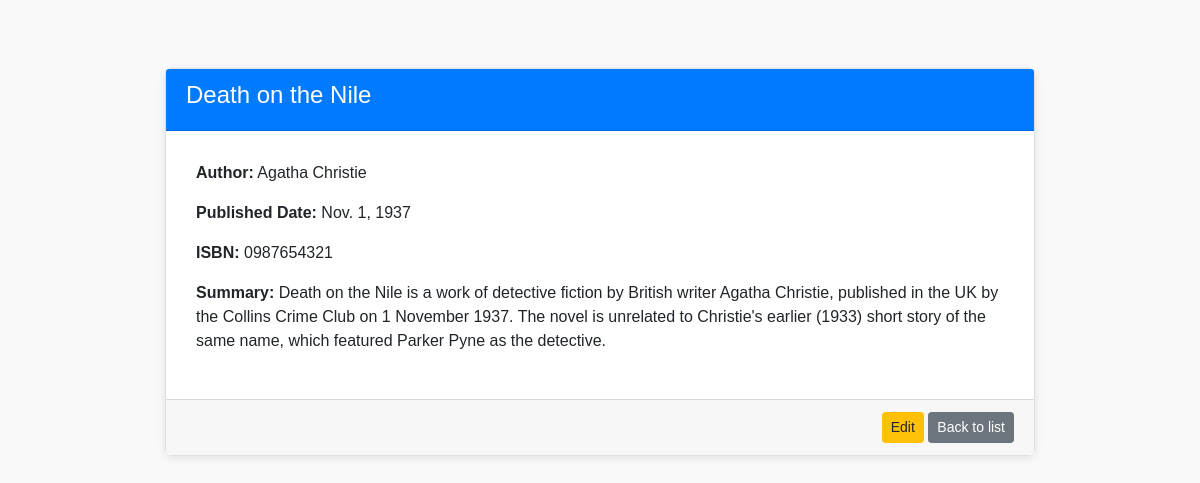
/book/2/, run on the app's committed database.
### library/models.py (models this page shows, shortened)
class Book(models.Model):
    title = models.CharField(max_length=200)
    author = models.CharField(max_length=100)
    published_date = models.DateField()
    isbn = models.CharField(max_length=13, unique=True)
    summary = models.TextField()

### library/views.py (the view)
# urls.py: path('book/<int:pk>/', views.book_detail, name='book_detail'),
def book_detail(request, pk):
    book = get_object_or_404(Book, pk=pk)
    return render(request, 'library/book_detail.html', {'book': book})

### library/templates/library/book_detail.html (shortened to what this page needs)
<!DOCTYPE html>
<html lang="en">
<head>
    {% load static %}
    <link rel="stylesheet" href="https://maxcdn.bootstrapcdn.com/bootstrap/4.5.2/css/bootstrap.min.css">
    <link rel="stylesheet" href="{% static 'css/styles.css' %}">
</head>
<body>
    <div class="container mt-5">
        <div class="card">
            <div class="card-header">
                <h4>{{ book.title }}</h4>
            </div>
            <div class="card-body">
                <p><strong>Author:</strong> {{ book.author }}</p>
                <p><strong>Published Date:</strong> {{ book.published_date }}</p>
                <p><strong>ISBN:</strong> {{ book.isbn }}</p>
                <p><strong>Summary:</strong> {{ book.summary }}</p>
            </div>
            <div class="card-footer">
                <a href="{% url 'book_edit' book.pk %}" class="btn btn-warning btn-sm">Edit</a>
                <a href="{% url 'book_list' %}" class="btn btn-secondary btn-sm">Back to list</a>
            </div>
        </div>
    </div>
</body>
</html>

### library/static/css/styles.css (style rules this page uses)
body { font-family: 'Arial', sans-serif; background-color: #f9f9f9; padding-top: 20px; }
a { color: #007bff; text-decoration: none; }
.container { max-width: 900px; margin: 0 auto; }
.card { border-radius: 8px; box-shadow: 0px 2px 8px rgba(0, 0, 0, 0.1); margin-bottom: 20px; }
.card-header { background-color: #007bff; color: white; font-weight: bold; }
.card-body { padding: 30px; background-color: #ffffff; }
.card-footer { text-align: right; background-color: #f7f7f7; }
.btn-warning { background-color: #ffc107; border-color: #ffc107; }

### data on the page
Book: title "Death on the Nile", author "Agatha Christie", published_date "Nov. 1, 1937", isbn "0987654321", summary "Death on the Nile is a work of detective fiction by British writer Agatha Christie, published in the UK by the Collins Crime Club on 1 November 1937. The novel is unrelated to Christie's earlier (1933) short story of the same name, which featured Parker Pyne as the detective."
